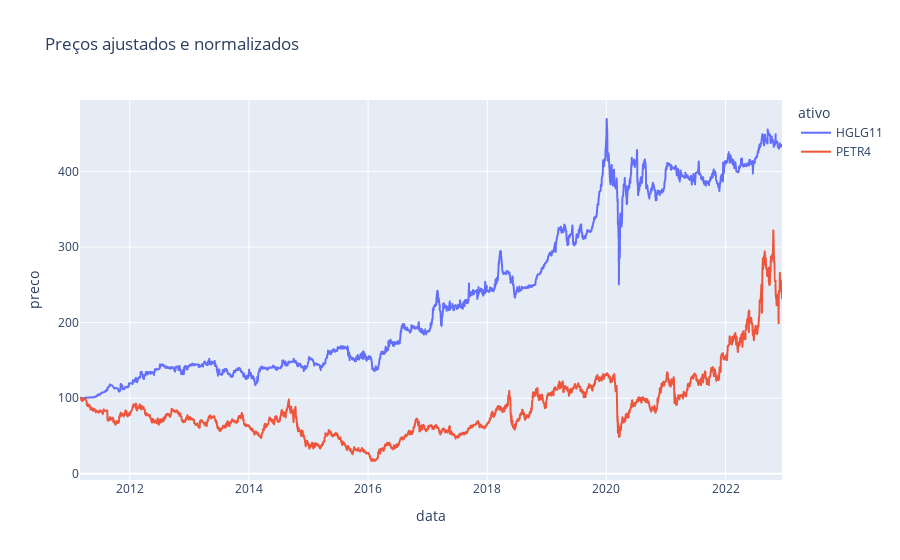

Notebook cell for this chart:
### Code cell
# Comparar os preços ajustados e normalizados (base 100) para o início da série dos dois ativos com o Plotly
import plotly.express as px

# Normalizar os preços para base 100
hglg_precos_ajustados['preco'] = hglg_precos_ajustados['preco'] / hglg_precos_ajustados['preco'].iloc[0] * 100
petr_precos_ajustados['preco'] = petr_precos_ajustados['preco'] / petr_precos_ajustados['preco'].iloc[0] * 100

# Juntar os preços ajustados e normalizados em um único DataFrame
df = pd.concat([hglg_precos_ajustados, petr_precos_ajustados], ignore_index=True)
df['ativo'] = ['HGLG11'] * len(hglg_precos_ajustados) + ['PETR4'] * len(petr_precos_ajustados)

# Plotar os preços ajustados e normalizados
fig = px.line(df, x='data', y='preco', color='ativo', title='Preços ajustados e normalizados')
fig.show()

### Figure 1 — Plotly figure (JSON) as saved in the notebook; plotly's stock layout.template omitted (floating-point values rounded to 4 significant figures; data arrays with more than 128 entries replaced by an {"elided": "..."} marker saying what was removed)
{"data": [{"hovertemplate": "ativo=HGLG11<br>data=%{x}<br>preco=%{y}<extra></extra>", "legendgroup": "HGLG11", "line": {"color": "#636efa", "dash": "solid"}, "marker": {"symbol": "circle"}, "mode": "lines", "name": "HGLG11", "showlegend": true, "type": "scattergl", "x": {"elided": "2772 str values"}, "xaxis": "x", "y": {"elided": "2772 float values"}, "yaxis": "y"}, {"hovertemplate": "ativo=PETR4<br>data=%{x}<br>preco=%{y}<extra></extra>", "legendgroup": "PETR4", "line": {"color": "#EF553B", "dash": "solid"}, "marker": {"symbol": "circle"}, "mode": "lines", "name": "PETR4", "showlegend": true, "type": "scattergl", "x": {"elided": "2925 str values"}, "xaxis": "x", "y": {"elided": "2925 float values"}, "yaxis": "y"}], "layout": {"legend": {"title": {"text": "ativo"}, "tracegroupgap": 0}, "title": {"text": "Preços ajustados e normalizados"}, "xaxis": {"anchor": "y", "domain": [0, 1], "title": {"text": "data"}}, "yaxis": {"anchor": "x", "domain": [0, 1], "title": {"text": "preco"}}}}
